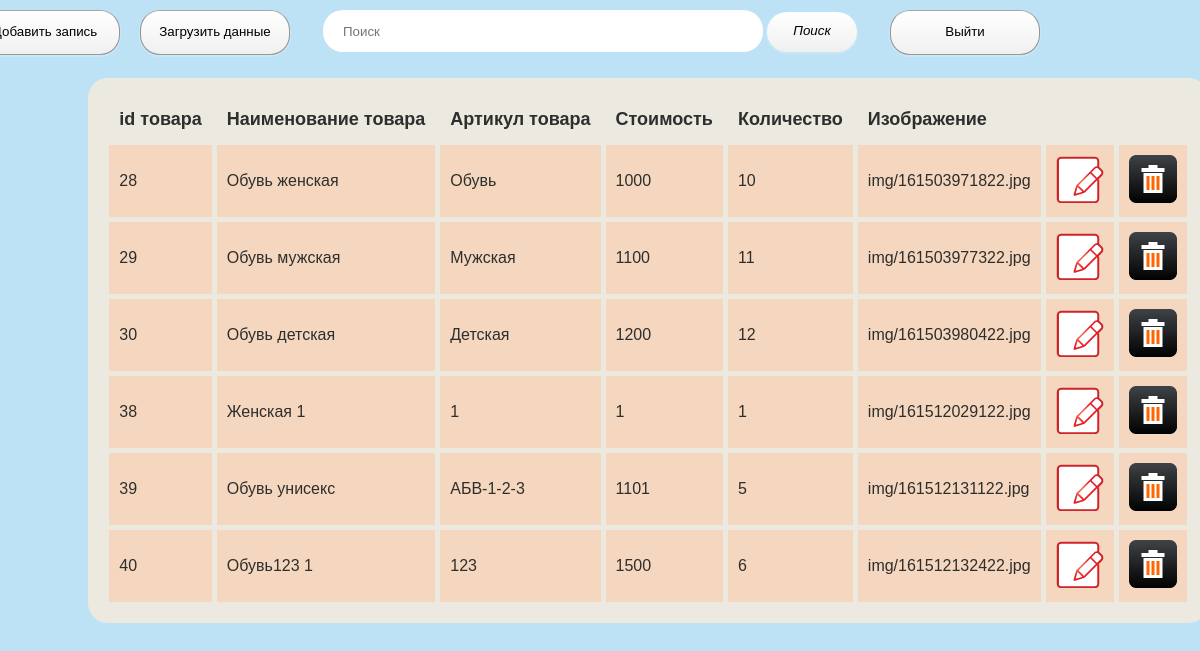
/admin_panel.php (signed in), run on the app's committed database.
### tables this page shows
CREATE TABLE `product` (
  `id_product` int NOT NULL,
  `title` varchar(100) NOT NULL,
  `article` varchar(50) DEFAULT NULL,
  `price` double NOT NULL,
  `amount` int NOT NULL,
  `img` varchar(300) DEFAULT NULL
);

### admin_panel.php (the view, shortened to what this page needs)
<?php
require_once "php/conectDB.php";
if(isset($_POST['search_b'])){
    $search = $_POST['search'];
    $tovar=mysqli_query($connect, "SELECT * FROM `product` WHERE `title` LIKE '%$search%'");
}
else
{
$tovar=mysqli_query($connect, "SELECT * FROM `product`");
}
?>
<!DOCTYPE html>
<html lang="en">
<head>
    <link rel="stylesheet" href="css/admin.css">
</head>
<body>
<div class="conteiner4">
        <form action="" method="post">
        <button type="submit" name="insertgroup" class="button">Загрузить данные</button>
        </form>
    </div>
    <div class="conteiner3">
        <form action="" method="post">
        <button type="submit" name="close" class="button">Выйти</button>
        </form>
    </div>
    <div class="conteiner2">
    <form action="" method="post">
        <button type="submit" name="insert" class="button">Добавить запись</button>
        </form>
    </div>
    <div class="search-conteiner">
        <form action="" type = "post" method="POST" >
           <input type="text" id="search-form" name="search" placeholder="Поиск">
           <button name="search_b">
               <i>Поиск</i>
           </button>
        </form>
    </div>
    <div class="content">
    <table>
        <tr>
            <th>id товара</th>
            <th>Наименование товара</th>
            <th>Артикул товара</th>
            <th>Стоимость</th>
            <th>Количество</th>
            <th>Изображение</th>
        </tr>
<?php while($food=mysqli_fetch_assoc($tovar)) { ?>
    <tr>
        <td><?php echo $food['id_product']; ?></td>
        <td><?php echo $food['title']; ?></td>
        <td><?php echo $food['article']; ?></td>
        <td><?php echo $food['price']; ?></td>
        <td><?php echo $food['amount']; ?></td>
        <td><?php echo $food['img']; ?></td>
        <td><a href="update_form.php?up=<?php echo $food['id_product'] ?>"><img src="img\img_zam\edit.png"/></a></td>
        <td><a href="?del=<?=$food['id_product']?>"><img src="img\img_zam\delete.png"/></a></td>
    </tr>
    <?php } ?>
    </table>
    </div>
</body>
</html>

### css/admin.css (style rules this page uses)
body { background: #bde2f5; padding: 5%; }
table { font-family: sans-serif; text-align: left; border-collapse: separate; border-spacing: 5px; background: #ece9e0; color: #2d2e2d; border: 16px solid #ece9e0; border-radius: 20px; }
th { font-size: 18px; padding: 10px; }
td { background: #f5d7bf; padding: 10px; }
.content { width: 1140px; margin: 0 auto; display: grid; padding: 10px; grid-gap: 20px; position: relative; top: 0px; justify-content: center; }
.conteiner2 { width: 1140px; display: grid; justify-content: center; padding: 10px; position: absolute; right: 1070px; width: 150px; height: 45px; top:0px; }
.conteiner3 { width: 1140px; display: grid; justify-content: center; padding: 10px; position: absolute; right: 150px; width: 150px; height: 45px; top:0px; }
.conteiner4 { width: 1140px; display: grid; justify-content: center; padding: 10px; position: absolute; right: 900px; width: 150px; height: 45px; top:0px; }
.search-conteiner { width: 1140px; display: grid; justify-content: center; padding: 10px; position: absolute; right: 250px; width: 700px; height: 45px; top:0px; }
button { display: inline-block; width: 150px; height: 45px; line-height: 2em; vertical-align: middle; text-align: center; text-decoration: none; user-select: none; color: rgb(0,0,0); outline: none; border: 1px solid rgba(0,0,0,.4); border-top-color: rgba(0,0,0,.3); border-radius: 20px; background: linear-gradient(rgb(255,255,255), rgb(240,240,240)); box-shadow: 0 0 3px rgba(0,0,0,0) inset, 0 1px 1px 1px rgba(255,255,255,.2), 0 -1px 1px 1px rgba(0,0,0,0); transition: .2s ease-in-out; cursor: pointer; }
.search-conteiner button { width: 90px; height: 40px; border-radius: 20px; cursor: pointer; outline: none; border: none; }
#search-form { width: 400px; height: 40px; padding-left: 20px; padding-right: 20px; color: rgb(12, 12, 12); border-radius: 20px; outline: none; border: none; }

### data on the page
product: id_product "28", title "Обувь женская", article "Обувь", price "1000", amount "10", img "img/161503971822.jpg"
product: id_product "29", title "Обувь мужская", article "Мужская", price "1100", amount "11", img "img/161503977322.jpg"
product: id_product "30", title "Обувь детская", article "Детская", price "1200", amount "12", img "img/161503980422.jpg"
product: id_product "38", title "Женская 1", article "1", price "1", amount "1", img "img/161512029122.jpg"
product: id_product "39", title "Обувь унисекс", article "АБВ-1-2-3", price "1101", amount "5", img "img/161512131122.jpg"
product: id_product "40", title "Обувь123 1", article "123", price "1500", amount "6", img "img/161512132422.jpg"
